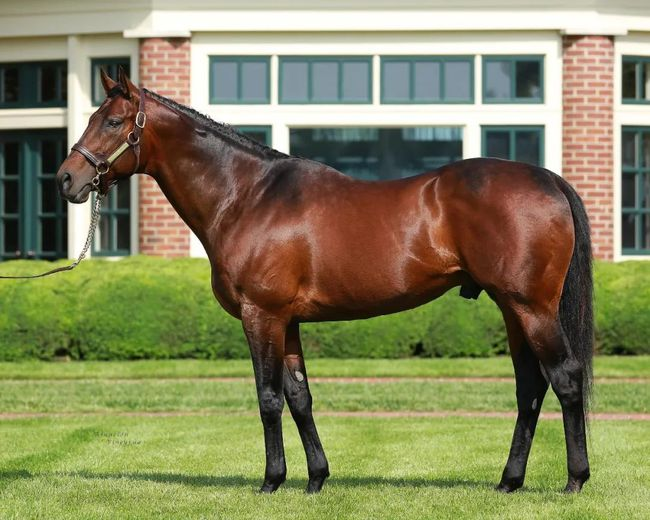
#> input picture opencv4.5.4/images/horse.jpg, 650 x 520 px, found by its file name
$ python '典型图像分割算法介绍.py'
#> lines starting #> are read from the running program, lines starting #| are printed output that depends on the picture; after the words box and inside, x2 and y2 are one past the last pixel; in counts of white or black regions, pixels touching at a corner belong together
#%%
# -*- coding UTF-8 -*-
'''
@Project : TensorflowStudy
@File : 典型图像分割算法介绍.py
@Author : chenbei
@Date : 2021/9/16 15:26
'''
import matplotlib.pyplot as plt
from matplotlib.pylab import mpl
from matplotlib.font_manager import FontProperties
myfont = FontProperties(fname=r"C:\Windows\Fonts\simsun.ttc", size=10.5)
import numpy as np
import os
import skimage.io, skimage.color, skimage.filters, skimage.segmentation
import skimage
from matplotlib.colors import LinearSegmentedColormap
import SimpleITK as sitk
plt.rcParams['font.sans-serif'] = ['Times New Roman']  # 设置字体风格,必须在前然后设置显示中文
mpl.rcParams['font.size'] = 10.5  # 图片字体大小
mpl.rcParams['font.sans-serif'] = ['SimHei']  # 显示中文的命令
mpl.rcParams['axes.unicode_minus'] = False  # 显示负号的命令
mpl.rcParams['agg.path.chunksize'] = 10000
plt.rcParams['figure.figsize'] = (7.8, 3.8)  # 设置figure_size尺寸
plt.rcParams['savefig.dpi'] = 600  # 图片像素
plt.rcParams['figure.dpi'] = 600  # 分辨率
root = os.path.join(os.getcwd(), "ImageProcessing")
img_dir = os.path.join(root, "images")
horse = skimage.io.imread(img_dir+"\horse.jpg")
#> horse is the input picture: shape (520, 650, 3); mean R, G, B 133, 132.3, 92.8
grey = skimage.color.rgb2gray(horse)
def plot_im1_im2(im1,im2,title1="original",title2="reconstruction"):
    fig = plt.figure()
    plt.gray()
    ax1 = fig.add_subplot(121)
    ax2 = fig.add_subplot(122)
    ax1.imshow(im1),ax2.imshow(im2)
    ax1.set_title(title1,size=12),ax2.set_title(title2,size=12)
    ax1.set_axis_off(),ax2.set_axis_off()
    fig.show()
#%% （1）基于费尔森茨瓦布高效图
# 计算 Felsenszwalb 基于图形的高效图像分割
# scale - 自由参数。 更高意味着更大的集群
# sigma – 预处理中使用的高斯核的宽度（标准偏差）
# min_size – 最小组件尺寸。 使用后处理强制执行
# multichannel – 图像的最后一个轴是否被解释为多个通道。 当前不支持 3D 图像的 False 值
# 返回指示段标签的整数掩码[0,255]之间 (width, height) ndarray
label_img = skimage.segmentation.felzenszwalb(grey,scale=100,sigma=0.5,min_size=400)
#> label_img: shape (520, 650) int64; 154 distinct labels, from 0 to 153
# 返回布尔数组，其中标记区域之间的边界为 True（只返回边界像素为真的掩码）
# Return bool array where boundaries between labeled regions are True
border = skimage.segmentation.find_boundaries(label_img=label_img)
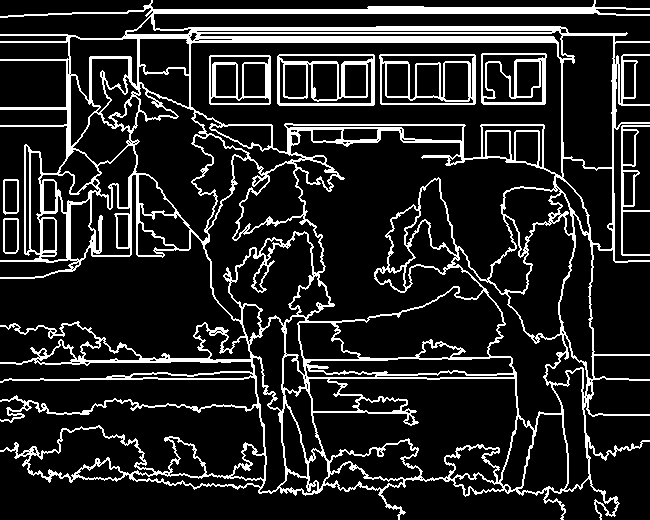
#> border: shape (520, 650) bool; 15% white; 8 white regions, largest, box (x1, y1, x2, y2) and area: (0, 0, 650, 520) 44122, (277, 54, 375, 106) 1743, (379, 54, 476, 105) 1455
# 利用set或者unique返回强度的分布
pixel_indensity = np.unique(label_img.ravel()) # set(label_img.ravel())也可
#> pixel_indensity = 154 values from 0 to 153
label_img[border] = 0 # 边界像素设为0
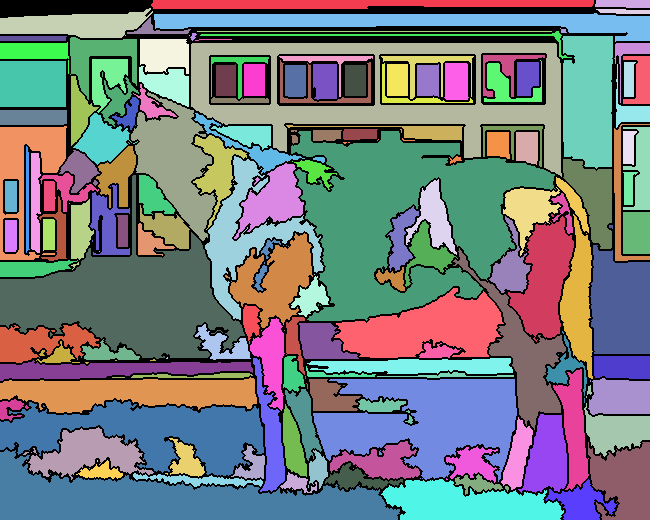
#> label_img: shape (520, 650) int64; 150 distinct labels, from 0 to 153; one colour per label, 0 black
# 返回带有突出显示标记区域之间边界的图像（边界直接高亮的图像）
# Return image with boundaries between labeled regions highlighted
im_felzenszwalb = skimage.segmentation.mark_boundaries(grey,label_img=label_img)
plot_im1_im2(label_img,im_felzenszwalb)
#%% （2）基于SLIC
# 在 Color-(x,y,z) 空间中使用 k-means 聚类分割图像
# n_segments – 分割输出图像中的（近似）标签数量
# compactness - 平衡颜色接近度和空间接近度。 较高的值赋予空间邻近性更多的权重，使超像素形状更加方形/立方体。
# max_iter – k-means 的最大迭代次数
# sigma – 用于对图像每个维度进行预处理的高斯平滑内核的宽度
# 在标量值的情况下，相同的 sigma 应用于每个维度 零意味着没有平滑
# 返回指示段标签的整数掩码[]不在0-255范围所以不使用find_boundaries 2D or 3D array
label_img = skimage.segmentation.slic(image=horse, compactness=100, n_segments=50)
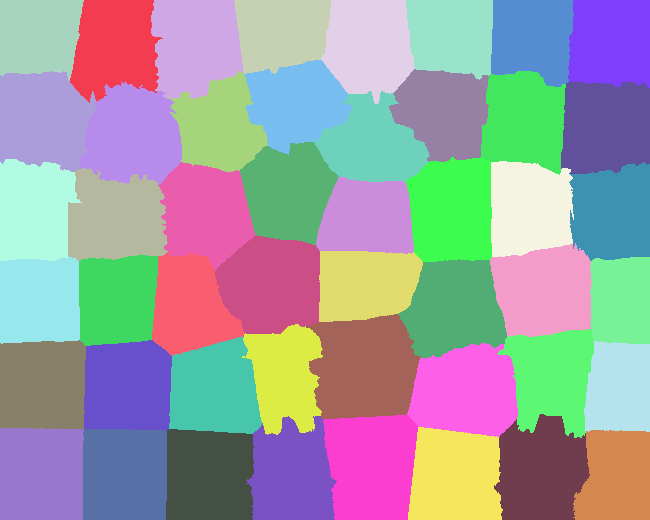
#> label_img: shape (520, 650) int64; 48 distinct labels, from 1 to 48; one colour per label, 0 black
seg_slic = skimage.segmentation.mark_boundaries(horse,label_img=label_img)
plt.imshow(seg_slic),plt.show()
#%% （3）基于快速移位QuickShift
# 在 Color-(x,y) 空间中使用 quickshift 聚类分割图像
# ratio – 平衡色彩空间接近度和图像空间接近度。 较高的值赋予色彩空间更多的权重
# kernel_size – 用于平滑样本密度的高斯核的宽度。 更高意味着更少的集群
# max_dist – 数据距离的截止点。 更高意味着更少的集群
# return_tree – 是否返回完整的分割层次树和距离
# sigma – 作为预处理的高斯平滑宽度。 零意味着没有平滑
# 返回指示段标签的整数掩码 (width, height) ndarray
i = 1
Label_img = []
for max_dist in [5,500]:
    for ratio in [0.1,0.9] :
        plt.subplot(2,2,i)
        label_img = skimage.segmentation.quickshift(horse,kernel_size=3,
                                                         max_dist=max_dist,ratio=ratio,sigma=1.0)
        seg_quickshift = skimage.segmentation.mark_boundaries(horse,label_img=label_img)
        border = skimage.segmentation.find_boundaries(label_img=label_img)
        label_img[border] = 0
        Label_img.append(label_img)
        plt.imshow(seg_quickshift)
        plt.title('max_dist = '+ str(max_dist)+' ratio = '+ str(ratio))
        i += 1
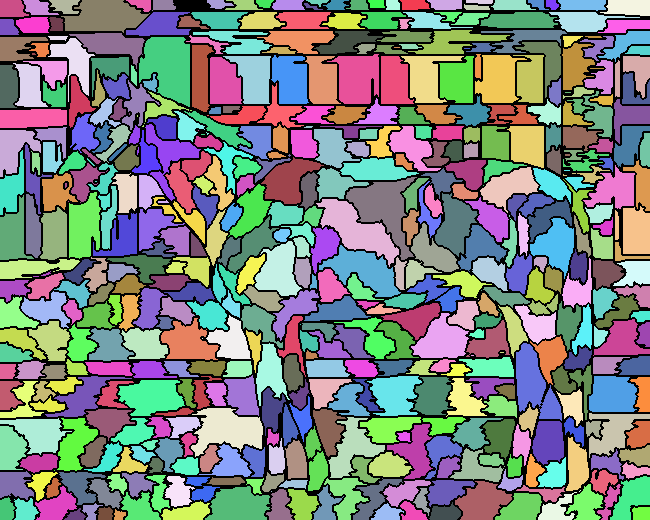
#> label_img: shape (520, 650) int64; 477 distinct labels, from 0 to 476; one colour per label, 0 black
#> after the loop, Label_img = 4 items; i = 5
plt.show()
plot_im1_im2(Label_img[0],Label_img[1])
plot_im1_im2(Label_img[2],Label_img[3])
#%% （4）基于紧凑型分水岭
# 在从给定的标记淹没的图像中查找流域盆地
# markers – 所需的标记数量，或使用要在标签矩阵中分配的值标记盆地的数组
# 零意味着不是标记。 如果无（没有给出标记），图像的局部最小值被用作标记
# connectivity – 与图像具有相同维数的数组，其非零元素表示连接的邻居
# 遵循 scipy 约定，默认是图像维度的单连通数组
# compactness – 使用具有给定紧凑性参数的紧凑分水岭 更高的值会导致更规则形状的流域盆地
# 返回与标记具有相同类型和形状的标记矩阵 ndarray
gradient = skimage.filters.sobel(grey) # 分水岭算法必须使用灰度图求梯度
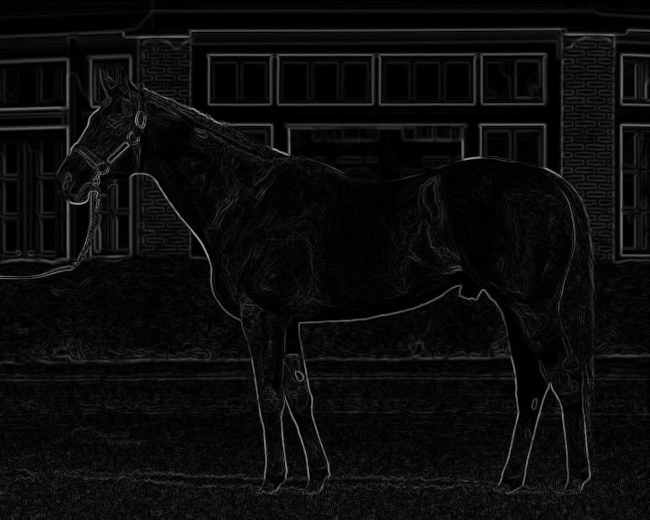
#> gradient: shape (520, 650) float64; min 0, max 0.66, mean 0.0469
i = 1
for markers in [200,1000]:
    for compactness in [0.001,0.0001] :
        plt.subplot(2,2,i)
        label_img = skimage.segmentation.watershed(image=gradient,markers=markers,compactness=compactness)
        seg_watershed = skimage.segmentation.mark_boundaries(horse,label_img=label_img)
        plt.imshow(seg_watershed)
        plt.title('markers = '+ str(markers)+' compactness = '+ str(compactness),size=10)
        i += 1
#> after the loop, i = 5
plt.show()
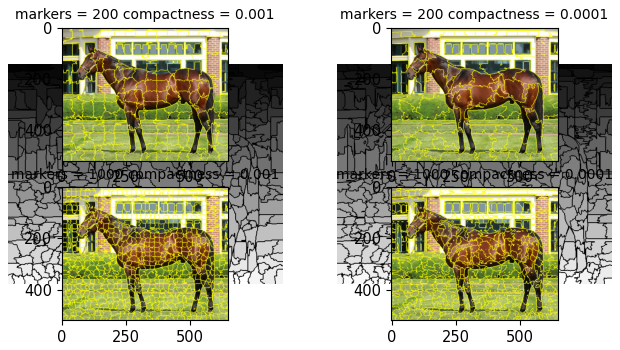
#> figure drawn by matplotlib, 6 panels
#%% （5）基于SimpleTK的区域生长
# 一个像素的邻域强度与当前像素强度相似，则认为处于同一分割片段
# 用一个固定的种子点启动算法，改变上阈值查看分割效果
# 上阈值越大，得到的分割区域越大
head = skimage.io.imread(img_dir+"\head.png")
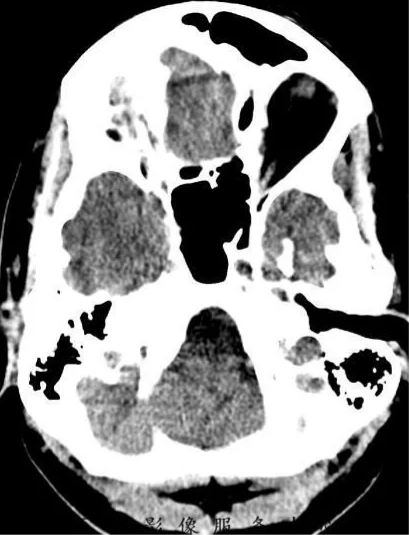
#> input picture jupyterLab/images/test/head.png, 409 x 535 px, found by its file name
#> head is the input picture: shape (535, 409, 4); mean R, G, B, A 132, 132, 132, 254.8
head_grey = skimage.color.rgb2gray(head) * 255
#> (the run stopped early here; a loop or call above may not have finished)
